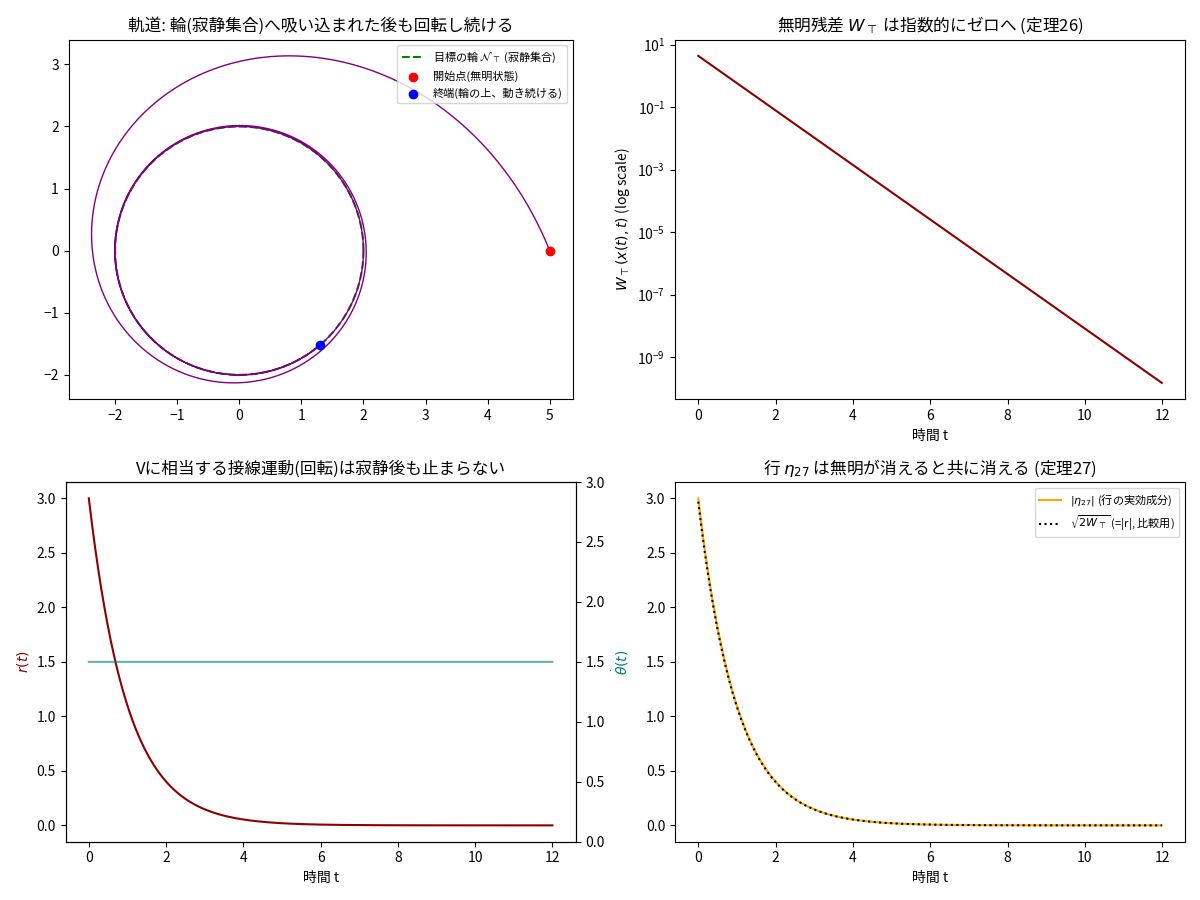

Reproduce this figure in Python.
"""
定理26(涅槃寂静定理)・定理27(無明起行定理) のトイシミュレーション
--------------------------------------------------------------
テーマ: 動的寂静(半径方向の苦=無明残差が指数的に消えても、輪の上の接線運動は止まらない)と、
       「自然な減衰」と「主体の実際のアクチュエータによる行」の切り分け。
※ このトイでは走行コスト V⊤=3r² も輪の上では 0 になる。したがって「Vは消えず J* だけが 0」という
  原文の読みは、この例では示していない(示すのは無明残差の消滅と接線運動の存続)。
※ このトイでは行 −∇WᵀGη27=λr² も無明残差 W=½r² も同じ r の関数なので、「無明⇔行」はほぼ恒等式で、
  独立な検証ではない。非自明な内容は一般 f0,G の定理27(Lean: Theorem27_Operational)側にある。

状態: 2次元 x = (r, theta) を極座標的に持つ。
  - r: 目標の輪(半径 R0)からのズレ(=無明残差の元)
  - theta: 輪の上を回る位相(=生命活動そのもの。輪の上ならどこでもよい)

「目標集合」 N_top は半径 R0 の円周全体(1点ではなく輪)。
  つまり涅槃寂静とは「1点で静止すること」ではなく、
  「動き続けながらその輪の上にい続けること」。

V(x,t) := 0.5*r^2  (輪からの逸脱の二乗) は、rが動く限り t依存に非零でも良いが
ここでは簡単のため V0-相当の「制御が働く先」として r^2 を使う。
Lyapunov残差 W_top(x) := 0.5*r^2 として、これが指数減衰するかを見る。

制御:
  u0 (指定方策) = 半径方向のみ補正 (-lambda*r) し、位相方向には
                  基準速度 omega を保つ(生命活動の維持)。
  utr (基準方策) = 位相方向の omega だけ(半径方向には手を出さない)。
  eta27 = u0 - utr = 半径方向の補正成分そのもの。

無明中(r != 0)は eta27 != 0 (=行が働いている)。
輪の上(r=0)に乗った後は eta27 = 0 だが、位相 theta は動き続ける
(=生命活動・接線運動は寂静後も存続する、というのが定理26/27の主張)。

Lean 対応: Tomabechi/Examples/Theorem26_RingModel.lean (26-A の全条件と結論)、
           Tomabechi/Examples/Theorem27_Operational.lean (定理27の一般定理: 無明⇔下降率>0⇔行、27-A2 成立の基準入力。許容方策は π0 の一点に制限) と
           Tomabechi/Examples/Theorem27_AvijjaSankhara.lean (27-A の代数核, μ=0)
  26: 状態 (r,φ), ṙ=-r, φ̇=3/2, 走行コスト V⊤=3r² (位相に依らない), 割引 ρ=1, 制御空間は単点(無選択の特殊モデル)。
      𝒩⊤={r=0}(輪), J*=r², W=r² (c1=c2=1, λ_W=2)。一般定理 theorem24_to26_from_nonnegativeTimeData から
      PZS⇔輪への所属、W と dist の指数減衰、J*→0、動的寂静(輪の上に留まり位相は動き続ける)を証明。
  ※ Python の λ を 1.2→1.0 に変更(Lean の rate=1 に合わせた)。走行コスト・J* の数値確認を末尾に追加。
"""
# %% 準備
import logging; logging.getLogger("matplotlib.font_manager").setLevel(logging.ERROR)  # フォント警告を抑制
import numpy as np
import matplotlib.pyplot as plt
try:
    import japanize_matplotlib  # Colab: !pip -q install japanize-matplotlib
except Exception:
    plt.rcParams["font.family"] = ["Noto Sans CJK JP", "IPAexGothic", "sans-serif"]

# %% シミュレーション
R0 = 2.0        # 目標の輪の半径 (N_top)
lam = 1.0       # 半径方向の収束速度 lambda (Lean 側と同じ λ=1)
omega = 1.5     # 輪上の生命活動の角速度 (生きて動き続ける速さ)
dt = 0.01
steps = 1200

def simulate(r0, theta0):
    r, theta = r0, theta0
    rs, thetas, ts = [r], [theta], [0.0]
    Ws, Des = [], []          # Lyapunov無明残差 W_top、その下降率
    eta_norms, sankhara = [], []  # 実アクチュエータ寄与、行の判定
    for i in range(steps):
        W = 0.5 * r**2
        # 制御則: u0 = (半径方向 -lambda*r,  位相方向 omega)
        #        utr = (半径方向 0,          位相方向 omega)  <- 基準(生命維持のみ)
        r_dot_u0 = -lam * r
        r_dot_utr = 0.0
        eta27_r = r_dot_u0 - r_dot_utr   # 半径方向の「行」成分

        # 実際のダイナミクス(u0を採用)
        r_new = r + dt * r_dot_u0
        theta_new = theta + dt * omega

        W_new = 0.5 * r_new**2
        des = -(W_new - W) / dt   # 残差下降率 Des27 ≈ -dW/dt

        Ws.append(W_new)
        Des.append(des)
        eta_norms.append(abs(eta27_r))
        # Sankhara27: -grad(W)^T * G * eta27 > 0 かどうか。1次元なので grad(W)=r
        # (数値誤差対策として、実効的にゼロとみなす閾値 tol を設ける)
        tol = 2 * lam * 1e-6   # 無明判定 W_top>1e-6 と同じ閾値 (-r*eta27 = lam*r^2 = 2*lam*W_top)
        sankhara.append(1 if (-r * eta27_r) > tol else 0)

        r, theta = r_new, theta_new
        rs.append(r); thetas.append(theta); ts.append((i + 1) * dt)

    return (np.array(ts), np.array(rs), np.array(thetas),
            np.array(Ws), np.array(Des), np.array(eta_norms), np.array(sankhara))

ts, rs, thetas, Ws, Des, etas, sankhara = simulate(r0=3.0, theta0=0.0)

# %% 可視化
fig, axes = plt.subplots(2, 2, figsize=(12, 9))

# (1) 実際の軌道: xy平面上で輪に吸い込まれつつ回転し続ける
# 実座標: 「輪からの距離r」を輪の法線方向のオフセットとして描く(半径 R0+r)
Xc = (R0 + (rs[:-1])) * np.cos(thetas[:-1])
Yc = (R0 + (rs[:-1])) * np.sin(thetas[:-1])
circle_th = np.linspace(0, 2 * np.pi, 200)
axes[0, 0].plot(R0 * np.cos(circle_th), R0 * np.sin(circle_th), "g--", label=r"目標の輪 $\mathcal{N}_\top$ (寂静集合)")
axes[0, 0].plot(Xc, Yc, color="purple", lw=1)
axes[0, 0].scatter([Xc[0]], [Yc[0]], color="red", zorder=5, label="開始点(無明状態)")
axes[0, 0].scatter([Xc[-1]], [Yc[-1]], color="blue", zorder=5, label="終端(輪の上、動き続ける)")
axes[0, 0].set_aspect("equal")
axes[0, 0].set_title("軌道: 輪(寂静集合)へ吸い込まれた後も回転し続ける")
axes[0, 0].legend(fontsize=8, loc="upper right")

# (2) Lyapunov残差 W_top(x,t) の指数減衰
axes[0, 1].semilogy(ts[:-1], Ws, color="darkred")
axes[0, 1].set_xlabel("時間 t")
axes[0, 1].set_ylabel(r"$W_\top(x(t),t)$ (log scale)")
axes[0, 1].set_title("無明残差 $W_\\top$ は指数的にゼロへ (定理26)")

# (3) 半径 r と 位相角速度(=生命活動)の比較: rはゼロに収束するがthetaは回り続ける
axes[1, 0].plot(ts, rs, color="darkred", label=r"$r(t)$ (輪からのズレ、$\to 0$)")
ax2 = axes[1, 0].twinx()
theta_dot_num = np.gradient(thetas, ts)
ax2.plot(ts, theta_dot_num, color="teal", alpha=0.6, label=r"$\dot\theta(t)$ (輪上の角速度、一定のまま)")
ax2.set_ylim(0, 3)   # 数値微分の丸め誤差(1e-13)が拡大表示されないよう固定
axes[1, 0].set_xlabel("時間 t")
axes[1, 0].set_ylabel(r"$r(t)$", color="darkred")
ax2.set_ylabel(r"$\dot\theta(t)$", color="teal")
axes[1, 0].set_title("Vに相当する接線運動(回転)は寂静後も止まらない")

# (4) eta27(実アクチュエータの行成分)は無明残差が消えると共にゼロへ
axes[1, 1].plot(ts[:-1], etas, color="orange", label=r"$|\eta_{27}|$ (行の実効成分)")
axes[1, 1].plot(ts[:-1], np.sqrt(2 * Ws) , color="black", ls=":", label=r"$\sqrt{2 W_\top}$ (=|r|, 比較用)")
axes[1, 1].set_xlabel("時間 t")
axes[1, 1].set_title(r"行 $\eta_{27}$ は無明が消えると共に消える (定理27)")
axes[1, 1].legend(fontsize=8)

plt.tight_layout()
plt.show()

# %% 数値での確認: 行(sankhara)が無明の間(W_top>1e-6)だけ1であること
W_before = 0.5 * rs[:-1]**2        # sankhara[i] は更新前の状態 r_i で判定している
transition_idx = int(np.argmax(W_before < 1e-6))
print(f"W_top < 1e-6 に到達した最初のステップ: {transition_idx} / {steps}")
print(f"それ以前でSankhara27=1の割合: {sankhara[:transition_idx].mean():.3f}")
print(f"それ以後でSankhara27=1の割合: {sankhara[transition_idx:].mean():.3f}")
assert 0 < transition_idx < steps
assert sankhara[:transition_idx].all() and not sankhara[transition_idx:].any()   # 無明 ⇔ 行 (27.10)
assert np.all(np.diff(thetas) > 0)                                               # 位相は回り続ける(動的寂静)

# %% Lean が扱うコスト V⊤=3r², ρ=1 のもとで J*(r0)=r0² を数値積分で確認
tt = np.linspace(0, 30, 300001)
J = np.trapezoid(np.exp(-tt) * 3 * (3.0 * np.exp(-lam * tt))**2, tt)
print("J*(r0=3) =", J, " (理論値 r0^2 = 9)")
assert abs(J - 9.0) < 1e-3
